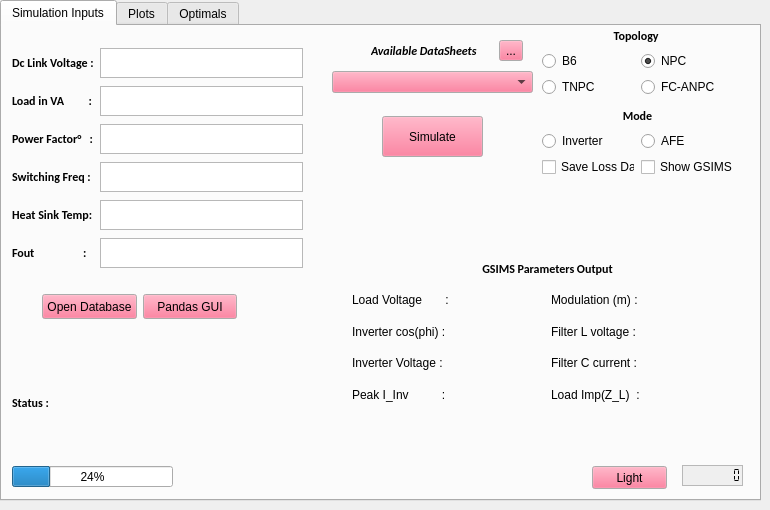
  <widget class="QWidget" name="centralwidget">
   <widget class="QTabWidget" name="tabWidget">
    <property name="geometry">
     <rect>
      <x>0</x>
      <y>0</y>
      <width>761</width>
      <height>501</height>
     </rect>
    </property>
    <property name="autoFillBackground">
     <bool>false</bool>
    </property>
    <property name="currentIndex">
     <number>0</number>
    </property>
    <property name="iconSize">
     <size>
      <width>25</width>
      <height>16</height>
     </size>
    </property>
    <widget class="QWidget" name="Tab_Inputs">
     <property name="palette">
      <palette>
       <active>
        <colorrole role="Button">
         <brush brushstyle="SolidPattern">
          <color alpha="255">
           <red>255</red>
           <green>85</green>
           <blue>127</blue>
          </color>
         </brush>
        </colorrole>
       </active>
       <inactive>
        <colorrole role="Button">
         <brush brushstyle="SolidPattern">
          <color alpha="255">
           <red>255</red>
           <green>85</green>
           <blue>127</blue>
          </color>
         </brush>
        </colorrole>
       </inactive>
       <disabled>
        <colorrole role="Button">
         <brush brushstyle="SolidPattern">
          <color alpha="255">
           <red>255</red>
           <green>85</green>
           <blue>127</blue>
          </color>
         </brush>
        </colorrole>
       </disabled>
      </palette>
     </property>
     <property name="font">
      <font>
       <family>MS Shell Dlg 2</family>
       <weight>50</weight>
       <bold>false</bold>
      </font>
     </property>
     <attribute name="title">
      <string>Simulation Inputs</string>
     </attribute>
     <widget class="QLabel" name="statusLabel">
      <property name="geometry">
       <rect>
        <x>10</x>
        <y>370</y>
        <width>47</width>
        <height>13</height>
       </rect>
      </property>
      <property name="font">
       <font>
        <family>Calibri</family>
        <weight>75</weight>
        <bold>true</bold>
       </font>
      </property>
      <property name="text">
       <string>Status :</string>
      </property>
     </widget>
     <widget class="QPushButton" name="simulateBtn">
      <property name="geometry">
       <rect>
        <x>380</x>
        <y>90</y>
        <width>101</width>
        <height>41</height>
       </rect>
      </property>
      <property name="text">
       <string>Simulate</string>
      </property>
     </widget>
     <widget class="QLabel" name="statusWriteLabel">
      <property name="geometry">
       <rect>
        <x>70</x>
        <y>370</y>
        <width>47</width>
        <height>13</height>
       </rect>
      </property>
      <property name="text">
       <string/>
      </property>
     </widget>
     <widget class="QProgressBar" name="progressBar">
      <property name="geometry">
       <rect>
        <x>10</x>
        <y>440</y>
        <width>161</width>
        <height>21</height>
       </rect>
      </property>
      <property name="value">
       <number>24</number>
      </property>
     </widget>
     <widget class="QWidget" name="horizontalLayoutWidget">
      <property name="geometry">
       <rect>
        <x>40</x>
        <y>260</y>
        <width>195</width>
        <height>41</height>
       </rect>
      </property>
      <layout class="QHBoxLayout" name="horizontalLayout_19">
       <item>
        <widget class="QPushButton" name="databaseBtn">
         <property name="minimumSize">
          <size>
           <width>0</width>
           <height>25</height>
          </size>
         </property>
         <property name="text">
          <string>Open Database</string>
         </property>
        </widget>
       </item>
       <item>
        <widget class="QPushButton" name="pandasGUIBtn">
         <property name="minimumSize">
          <size>
           <width>0</width>
           <height>25</height>
          </size>
         </property>
         <property name="text">
          <string>Pandas GUI</string>
         </property>
        </widget>
       </item>
      </layout>
     </widget>
     <widget class="QWidget" name="gridLayoutWidget_2">
      <property name="geometry">
       <rect>
        <x>540</x>
        <y>80</y>
        <width>191</width>
        <height>71</height>
       </rect>
      </property>
      <layout class="QGridLayout" name="gridLayout_3">
       <item row="2" column="0">
        <widget class="QCheckBox" name="saveLossData">
         <property name="autoFillBackground">
          <bool>false</bool>
         </property>
         <property name="text">
          <string>Save Loss Data</string>
         </property>
        </widget>
       </item>
       <item row="1" column="0">
        <widget class="QRadioButton" name="InverterModeBtn">
         <property name="text">
          <string>Inverter</string>
         </property>
         <attribute name="buttonGroup">
          <string notr="true">buttonGroupMode</string>
         </attribute>
        </widget>
       </item>
       <item row="2" column="1">
        <widget class="QCheckBox" name="showGSIMS">
         <property name="text">
          <string>Show GSIMS</string>
         </property>
        </widget>
       </item>
       <item row="1" column="1">
        <widget class="QRadioButton" name="AFEModeBtn">
         <property name="text">
          <string>AFE</string>
         </property>
         <attribute name="buttonGroup">
          <string notr="true">buttonGroupMode</string>
         </attribute>
        </widget>
       </item>
       <item row="0" column="0" colspan="2">
        <widget class="QLabel" name="modeLabel">
         <property name="font">
          <font>
           <family>Calibri</family>
           <pointsize>9</pointsize>
           <weight>75</weight>
           <bold>true</bold>
          </font>
         </property>
         <property name="layoutDirection">
          <enum>Qt::RightToLeft</enum>
         </property>
         <property name="text">
          <string>Mode</string>
         </property>
         <property name="alignment">
          <set>Qt::AlignCenter</set>
         </property>
        </widget>
       </item>
      </layout>
     </widget>
     <widget class="QWidget" name="gridLayoutWidget_3">
      <property name="geometry">
       <rect>
        <x>540</x>
        <y>0</y>
        <width>191</width>
        <height>71</height>
       </rect>
      </property>
      <layout class="QGridLayout" name="gridLayout_4">
       <property name="leftMargin">
        <number>0</number>
       </property>
       <item row="1" column="0">
        <widget class="QRadioButton" name="radioBSix">
         <property name="layoutDirection">
          <enum>Qt::LeftToRight</enum>
         </property>
         <property name="autoFillBackground">
          <bool>false</bool>
         </property>
         <property name="text">
          <string>B6</string>
         </property>
         <attribute name="buttonGroup">
          <string notr="true">buttonGroupTopology</string>
         </attribute>
        </widget>
       </item>
       <item row="0" column="0" colspan="2">
        <widget class="QLabel" name="topologyLabel">
         <property name="font">
          <font>
           <family>Calibri</family>
           <pointsize>9</pointsize>
           <weight>75</weight>
           <italic>false</italic>
           <bold>true</bold>
          </font>
         </property>
         <property name="layoutDirection">
          <enum>Qt::RightToLeft</enum>
         </property>
         <property name="text">
          <string>Topology </string>
         </property>
         <property name="alignment">
          <set>Qt::AlignCenter</set>
         </property>
        </widget>
       </item>
       <item row="1" column="1">
        <widget class="QRadioButton" name="radioNPC">
         <property name="text">
          <string>NPC</string>
         </property>
         <property name="checked">
          <bool>true</bool>
         </property>
         <attribute name="buttonGroup">
          <string notr="true">buttonGroupTopology</string>
         </attribute>
        </widget>
       </item>
       <item row="2" column="1">
        <widget class="QRadioButton" name="radioMulti">
         <property name="autoFillBackground">
          <bool>false</bool>
         </property>
         <property name="text">
          <string>FC-ANPC</string>
         </property>
         <attribute name="buttonGroup">
          <string notr="true">buttonGroupTopology</string>
         </attribute>
        </widget>
       </item>
       <item row="2" column="0">
        <widget class="QRadioButton" name="radioTNPC">
         <property name="text">
          <string>TNPC</string>
         </property>
         <attribute name="buttonGroup">
          <string notr="true">buttonGroupTopology</string>
         </attribute>
        </widget>
       </item>
      </layout>
     </widget>
     <widget class="QWidget" name="verticalLayoutWidget">
      <property name="geometry">
       <rect>
        <x>330</x>
        <y>10</y>
        <width>201</width>
        <height>61</height>
       </rect>
      </property>
      <layout class="QVBoxLayout" name="dataSheetLayout">
       <item>
        <layout class="QHBoxLayout" name="horizontalLayout_6">
         <item>
          <spacer name="horizontalSpacer">
           <property name="orientation">
            <enum>Qt::Horizontal</enum>
           </property>
           <property name="sizeType">
            <enum>QSizePolicy::Fixed</enum>
           </property>
           <property name="sizeHint" stdset="0">
            <size>
             <width>31</width>
             <height>20</height>
            </size>
           </property>
          </spacer>
         </item>
         <item>
          <widget class="QLabel" name="sheetsLabel">
           <property name="maximumSize">
            <size>
             <width>114</width>
             <height>16777215</height>
            </size>
           </property>
           <property name="font">
            <font>
             <family>Calibri</family>
             <weight>75</weight>
             <italic>true</italic>
             <bold>true</bold>
            </font>
           </property>
           <property name="text">
            <string>Available DataSheets </string>
           </property>
          </widget>
         </item>
         <item>
          <widget class="QToolButton" name="toolButtonThermal">
           <property name="text">
            <string>...</string>
           </property>
           <property name="icon">
            <iconset>
             <normaloff>thermalResistor.jpg</normaloff>thermalResistor.jpg</iconset>
           </property>
           <property name="iconSize">
            <size>
             <width>18</width>
             <height>18</height>
            </size>
           </property>
          </widget>
         </item>
        </layout>
       </item>
       <item>
        <widget class="CheckableComboBox" name="dataSheetComboBox">
         <property name="autoFillBackground">
          <bool>false</bool>
         </property>
         <property name="styleSheet">
          <string notr="true"/>
         </property>
        </widget>
       </item>
      </layout>
     </widget>
     <widget class="QLabel" name="topologyPicture">
      <property name="geometry">
       <rect>
        <x>355</x>
        <y>190</y>
        <width>371</width>
        <height>225</height>
       </rect>
      </property>
      <property name="text">
       <string/>
      </property>
      <property name="textFormat">
       <enum>Qt::PlainText</enum>
      </property>
      <property name="pixmap">
       <pixmap>../../TNPC.png</pixmap>
      </property>
      <property name="scaledContents">
       <bool>true</bool>
      </property>
      <property name="alignment">
       <set>Qt::AlignHCenter|Qt::AlignTop</set>
      </property>
      <property name="wordWrap">
       <bool>false</bool>
      </property>
     </widget>
     <widget class="QWidget" name="gridLayoutWidget">
      <property name="geometry">
       <rect>
        <x>350</x>
        <y>230</y>
        <width>391</width>
        <height>151</height>
       </rect>
      </property>
      <layout class="QGridLayout" name="gsimsGrid">
       <property name="leftMargin">
        <number>0</number>
       </property>
       <item row="1" column="1">
        <layout class="QHBoxLayout" name="horizontalLayout_13">
         <item>
          <widget class="QLabel" name="modulation">
           <property name="text">
            <string>Modulation (m) : </string>
           </property>
          </widget>
         </item>
         <item>
          <widget class="QLabel" name="modulationOut">
           <property name="text">
            <string/>
           </property>
          </widget>
         </item>
        </layout>
       </item>
       <item row="1" column="0">
        <layout class="QHBoxLayout" name="horizontalLayout_9">
         <item>
          <widget class="QLabel" name="loadVltg">
           <property name="text">
            <string>Load Voltage       :</string>
           </property>
          </widget>
         </item>
         <item>
          <widget class="QLabel" name="loadVltgOut">
           <property name="text">
            <string/>
           </property>
          </widget>
         </item>
        </layout>
       </item>
       <item row="2" column="0">
        <layout class="QHBoxLayout" name="horizontalLayout_10">
         <item>
          <widget class="QLabel" name="invCosPhi">
           <property name="text">
            <string>Inverter cos(phi) :</string>
           </property>
          </widget>
         </item>
         <item>
          <widget class="QLabel" name="invCosPhiOut">
           <property name="text">
            <string/>
           </property>
          </widget>
         </item>
        </layout>
       </item>
       <item row="3" column="1">
        <layout class="QHBoxLayout" name="horizontalLayout_14">
         <item>
          <widget class="QLabel" name="cCurrent">
           <property name="text">
            <string>Filter C current : </string>
           </property>
          </widget>
         </item>
         <item>
          <widget class="QLabel" name="cCurrentOut">
           <property name="text">
            <string/>
           </property>
          </widget>
         </item>
        </layout>
       </item>
       <item row="0" column="0" colspan="2">
        <widget class="QLabel" name="GSIMSLabel">
         <property name="font">
          <font>
           <family>Calibri</family>
           <pointsize>9</pointsize>
           <weight>75</weight>
           <bold>true</bold>
          </font>
         </property>
         <property name="text">
          <string>GSIMS Parameters Output</string>
         </property>
         <property name="alignment">
          <set>Qt::AlignCenter</set>
         </property>
        </widget>
       </item>
       <item row="4" column="1">
        <layout class="QHBoxLayout" name="horizontalLayout_16">
         <item>
          <widget class="QLabel" name="loadZ">
           <property name="text">
            <string>Load Imp(Z_L)  :</string>
           </property>
          </widget>
         </item>
         <item>
          <widget class="QLabel" name="loadZOut">
           <property name="text">
            <string/>
           </property>
          </widget>
         </item>
        </layout>
       </item>
       <item row="4" column="0">
        <layout class="QHBoxLayout" name="horizontalLayout_12">
         <item>
          <widget class="QLabel" name="peakRlcCurrent">
           <property name="text">
            <string>Peak I_Inv          :</string>
           </property>
          </widget>
         </item>
         <item>
          <widget class="QLabel" name="peakRlcCurrentOut">
           <property name="text">
            <string/>
           </property>
          </widget>
         </item>
        </layout>
       </item>
       <item row="3" column="0">
        <layout class="QHBoxLayout" name="horizontalLayout_11">
         <item>
          <widget class="QLabel" name="invVltg">
           <property name="text">
            <string>Inverter Voltage : </string>
           </property>
          </widget>
         </item>
         <item>
          <widget class="QLabel" name="invVtlgOut">
           <property name="text">
            <string/>
           </property>
          </widget>
         </item>
        </layout>
       </item>
       <item row="2" column="1">
        <layout class="QHBoxLayout" name="horizontalLayout_15">
         <item>
          <widget class="QLabel" name="lVltg">
           <property name="text">
            <string>Filter L voltage :</string>
           </property>
          </widget>
         </item>
         <item>
          <widget class="QLabel" name="lVltgOut">
           <property name="text">
            <string/>
           </property>
          </widget>
         </item>
        </layout>
       </item>
      </layout>
     </widget>
     <widget class="QLCDNumber" name="lcdDateTime">
      <property name="geometry">
       <rect>
        <x>680</x>
        <y>439</y>
        <width>61</width>
        <height>21</height>
       </rect>
      </property>
      <property name="autoFillBackground">
       <bool>true</bool>
      </property>
      <property name="styleSheet">
       <string notr="true">font: 11pt &quot;MS Shell Dlg 2&quot;;</string>
      </property>
      <property name="frameShape">
       <enum>QFrame::StyledPanel</enum>
      </property>
      <property name="frameShadow">
       <enum>QFrame::Raised</enum>
      </property>
      <property name="lineWidth">
       <number>4</number>
      </property>
      <property name="smallDecimalPoint">
       <bool>false</bool>
      </property>
      <property name="digitCount">
       <number>8</number>
      </property>
      <property name="segmentStyle">
       <enum>QLCDNumber::Flat</enum>
      </property>
      <property name="value" stdset="0">
       <double>0.000000000000000</double>
      </property>
      <property name="intValue" stdset="0">
       <number>0</number>
      </property>
     </widget>
     <widget class="QWidget" name="gridLayoutWidget_4">
      <property name="geometry">
       <rect>
        <x>10</x>
        <y>20</y>
        <width>291</width>
        <height>224</height>
       </rect>
      </property>
      <layout class="QGridLayout" name="inputParamsLayout">
       <item row="7" column="0" colspan="2">
        <layout class="QHBoxLayout" name="horizontalLayout_17">
         <item>
          <widget class="QLabel" name="fOut">
           <property name="minimumSize">
            <size>
             <width>82</width>
             <height>30</height>
            </size>
           </property>
           <property name="maximumSize">
            <size>
             <width>82</width>
             <height>30</height>
            </size>
           </property>
           <property name="font">
            <font>
             <family>Calibri</family>
             <pointsize>9</pointsize>
             <weight>75</weight>
             <bold>true</bold>
            </font>
           </property>
           <property name="text">
            <string>Fout                  :</string>
           </property>
          </widget>
         </item>
         <item>
          <widget class="QPlainTextEdit" name="fOutIn">
           <property name="maximumSize">
            <size>
             <width>16777215</width>
             <height>30</height>
            </size>
           </property>
           <property name="frameShape">
            <enum>QFrame::StyledPanel</enum>
           </property>
           <property name="frameShadow">
            <enum>QFrame::Raised</enum>
           </property>
           <property name="lineWidth">
            <number>1</number>
           </property>
           <property name="tabChangesFocus">
            <bool>false</bool>
           </property>
           <property name="plainText">
            <string/>
           </property>
           <property name="tabStopDistance">
            <double>1.000000000000000</double>
           </property>
           <property name="placeholderText">
            <string/>
           </property>
          </widget>
         </item>
        </layout>
       </item>
       <item row="3" column="0" colspan="2">
        <layout class="QHBoxLayout" name="horizontalLayout_2">
         <item>
          <widget class="QLabel" name="loadWLabel">
           <property name="minimumSize">
            <size>
             <width>82</width>
             <height>0</height>
            </size>
           </property>
           <property name="maximumSize">
            <size>
             <width>82</width>
             <height>30</height>
            </size>
           </property>
           <property name="font">
            <font>
             <family>Calibri</family>
             <pointsize>9</pointsize>
             <weight>75</weight>
             <bold>true</bold>
            </font>
           </property>
           <property name="text">
            <string>Load in VA         :</string>
           </property>
          </widget>
         </item>
         <item>
          <widget class="QPlainTextEdit" name="loadWIn">
           <property name="maximumSize">
            <size>
             <width>16777215</width>
             <height>30</height>
            </size>
           </property>
           <property name="frameShape">
            <enum>QFrame::StyledPanel</enum>
           </property>
           <property name="frameShadow">
            <enum>QFrame::Raised</enum>
           </property>
           <property name="tabStopDistance">
            <double>1.000000000000000</double>
           </property>
          </widget>
         </item>
        </layout>
       </item>
       <item row="5" column="0" colspan="2">
        <layout class="QHBoxLayout" name="horizontalLayout_4">
         <item>
          <widget class="QLabel" name="switchFreqLabel">
           <property name="minimumSize">
            <size>
             <width>82</width>
             <height>0</height>
            </size>
           </property>
           <property name="maximumSize">
            <size>
             <width>82</width>
             <height>30</height>
            </size>
           </property>
           <property name="font">
            <font>
             <family>Calibri</family>
             <pointsize>9</pointsize>
             <weight>75</weight>
             <bold>true</bold>
            </font>
           </property>
           <property name="text">
            <string>Switching Freq :</string>
           </property>
          </widget>
         </item>
         <item>
          <widget class="QPlainTextEdit" name="switchFreqIn">
           <property name="maximumSize">
            <size>
             <width>16777215</width>
             <height>30</height>
            </size>
           </property>
           <property name="frameShape">
            <enum>QFrame::StyledPanel</enum>
           </property>
           <property name="frameShadow">
            <enum>QFrame::Raised</enum>
           </property>
           <property name="tabStopDistance">
            <double>1.000000000000000</double>
           </property>
          </widget>
         </item>
        </layout>
       </item>
       <item row="4" column="0" colspan="2">
        <layout class="QHBoxLayout" name="horizontalLayout_3">
         <item>
          <widget class="QLabel" name="pfDegreeLabel">
           <property name="minimumSize">
            <size>
             <width>82</width>
             <height>30</height>
            </size>
           </property>
           <property name="maximumSize">
            <size>
             <width>82</width>
             <height>30</height>
            </size>
           </property>
           <property name="font">
            <font>
             <family>Calibri</family>
             <pointsize>9</pointsize>
             <weight>75</weight>
             <bold>true</bold>
            </font>
           </property>
           <property name="text">
            <string>Power Factor°   :</string>
           </property>
          </widget>
         </item>
         <item>
          <widget class="QPlainTextEdit" name="pfDegreeIn">
           <property name="maximumSize">
            <size>
             <width>16777215</width>
             <height>30</height>
            </size>
           </property>
           <property name="frameShape">
            <enum>QFrame::StyledPanel</enum>
           </property>
           <property name="frameShadow">
            <enum>QFrame::Raised</enum>
           </property>
           <property name="tabStopDistance">
            <double>1.000000000000000</double>
           </property>
          </widget>
         </item>
        </layout>
       </item>
       <item row="6" column="0" colspan="2">
        <layout class="QHBoxLayout" name="horizontalLayout_5">
         <item>
          <widget class="QLabel" name="tempLabel">
           <property name="minimumSize">
            <size>
             <width>82</width>
             <height>0</height>
            </size>
           </property>
           <property name="maximumSize">
            <size>
             <width>82</width>
             <height>30</height>
            </size>
           </property>
           <property name="font">
            <font>
             <family>Calibri</family>
             <pointsize>9</pointsize>
             <weight>75</weight>
             <bold>true</bold>
            </font>
           </property>
           <property name="text">
            <string>Heat Sink Temp:</string>
           </property>
          </widget>
         </item>
         <item>
          <widget class="QPlainTextEdit" name="tempIn">
           <property name="maximumSize">
            <size>
             <width>16777215</width>
             <height>30</height>
            </size>
           </property>
           <property name="frameShape">
            <enum>QFrame::StyledPanel</enum>
           </property>
           <property name="frameShadow">
            <enum>QFrame::Raised</enum>
           </property>
           <property name="tabStopDistance">
            <double>1.000000000000000</double>
           </property>
          </widget>
         </item>
        </layout>
       </item>
       <item row="2" column="0" colspan="2">
        <layout class="QHBoxLayout" name="horizontalLayout_18">
         <item>
          <widget class="QLabel" name="dcVltg">
           <property name="maximumSize">
            <size>
             <width>82</width>
             <height>30</height>
            </size>
           </property>
           <property name="font">
            <font>
             <family>Calibri</family>
             <pointsize>9</pointsize>
             <weight>75</weight>
             <bold>true</bold>
            </font>
           </property>
           <property name="text">
            <string>Dc Link Voltage :</string>
           </property>
          </widget>
         </item>
         <item>
          <widget class="QPlainTextEdit" name="dcVltgIn">
           <property name="maximumSize">
            <size>
             <width>16777215</width>
             <height>30</height>
            </size>
           </property>
           <property name="autoFillBackground">
            <bool>true</bool>
           </property>
           <property name="frameShape">
            <enum>QFrame::StyledPanel</enum>
           </property>
           <property name="frameShadow">
            <enum>QFrame::Raised</enum>
           </property>
           <property name="overwriteMode">
            <bool>false</bool>
           </property>
           <property name="tabStopWidth">
            <number>1</number>
           </property>
           <property name="tabStopDistance">
            <double>1.000000000000000</double>
           </property>
           <property name="backgroundVisible">
            <bool>false</bool>
           </property>
           <property name="placeholderText">
            <string notr="true" comment="DC link voltage" extracomment="DC link voltage"/>
           </property>
          </widget>
         </item>
        </layout>
       </item>
      </layout>
     </widget>
     <widget class="QPushButton" name="themeToggler">
      <property name="geometry">
       <rect>
        <x>590</x>
        <y>440</y>
        <width>75</width>
        <height>23</height>
       </rect>
      </property>
      <property name="text">
       <string>Light</string>
      </property>
      <property name="checkable">
       <bool>true</bool>
      </property>
     </widget>
    </widget>
    <widget class="QWidget" name="Tab_Plots">
     <attribute name="title">
      <string>Plots</string>
     </attribute>
     <widget class="MplWidget" name="MplWidget" native="true">
      <property name="geometry">
       <rect>
        <x>10</x>
        <y>0</y>
        <width>741</width>
        <height>461</height>
       </rect>
      </property>
     </widget>
    </widget>
    <widget class="QWidget" name="Tab_Optimal">
     <attribute name="title">
      <string>Optimals</string>
     </attribute>
     <widget class="MplMultiWidget" name="OptimalChartArea" native="true">
      <property name="geometry">
       <rect>
        <x>10</x>
        <y>10</y>
        <width>741</width>
        <height>451</height>
       </rect>
      </property>
     </widget>
    </widget>
   </widget>
  </widget>
